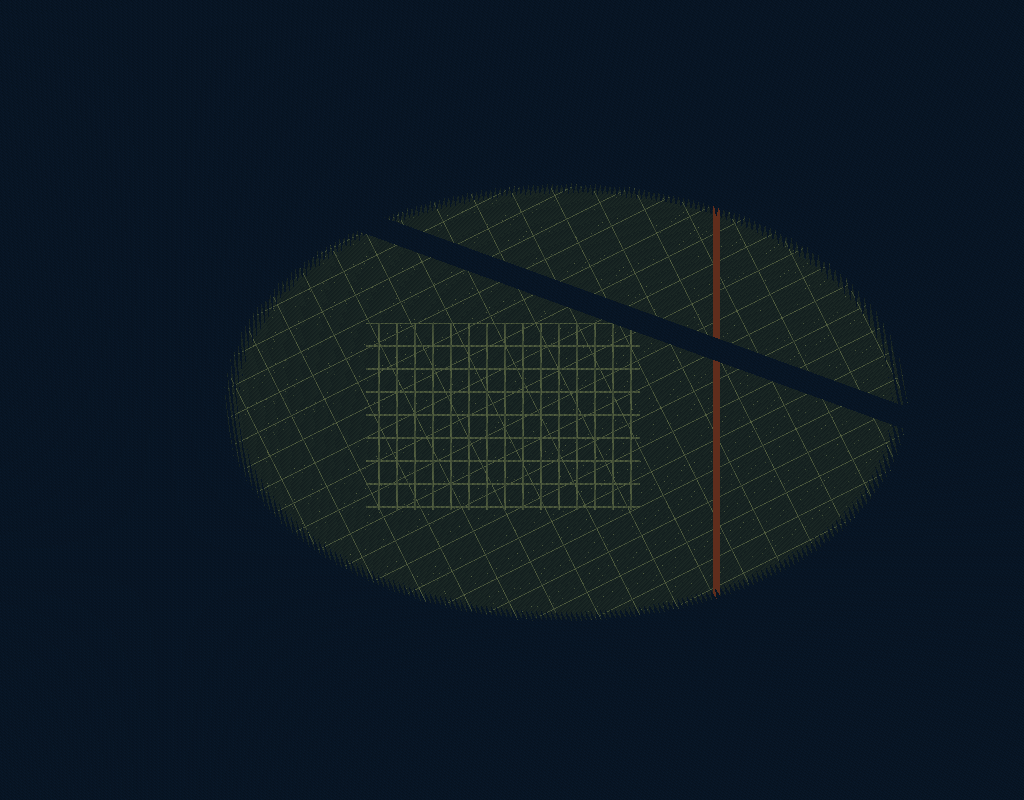
#> input picture stegno/Afterimage-Protocol/attachments/afterimage.png, 1024 x 800 px
$ python solve.py
#> lines starting #> are read from the running program, lines starting #| are printed output that depends on the picture
#!/usr/bin/env python3
"""Reproduce the final Afterimage Protocol layer from the original PNG."""
from pathlib import Path
import hashlib
import struct
import zlib

import numpy as np
from PIL import Image

ROOT = Path(__file__).resolve().parent.parent
image_path = ROOT / "attachments" / "afterimage.png"
im = np.array(Image.open(image_path).convert("RGB")).astype(np.int64)
height, width, _ = im.shape
#> height = 800; width = 1024
red, green, blue = im[..., 0], im[..., 1], im[..., 2]
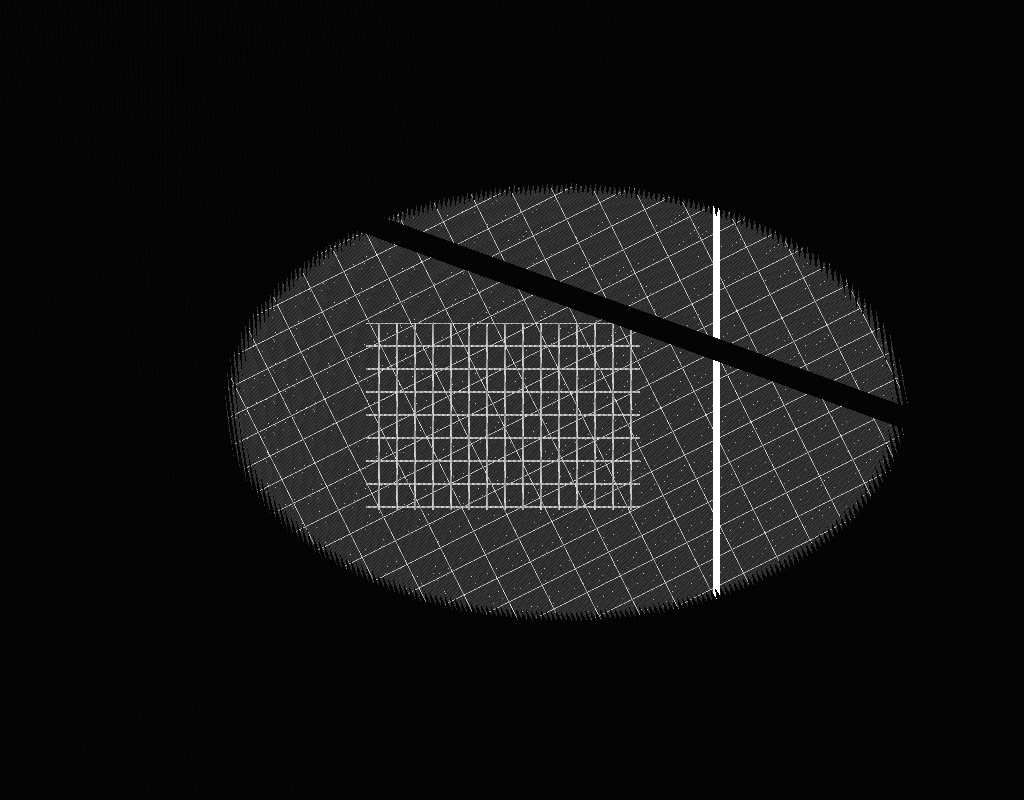
#> red: shape (800, 1024) int64; min 6, max 96, mean 12.9; drawn with min black and max white
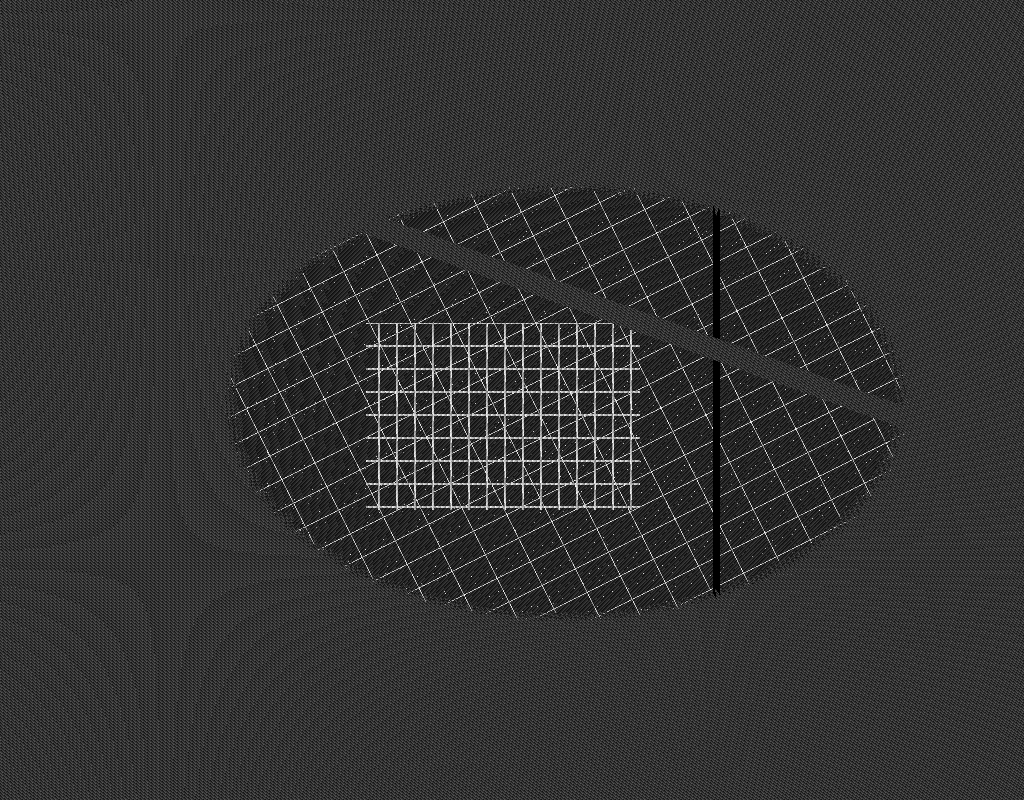
#> blue: shape (800, 1024) int64; min 28, max 67, mean 35.8; drawn with min black and max white

normalized = im.copy()
normalized[..., 0] &= 0xFE
normalized[..., 1] &= 0xFD
normalized[..., 2] &= 0xFE
yy, xx = np.mgrid[0:height, 0:width]
rn, gn, bn = normalized[..., 0], normalized[..., 1], normalized[..., 2]
pool = ((((rn >> 2) * 11) + ((gn >> 2) * 17) + ((bn >> 2) * 23) + (xx * 5) + (yy * 7)) & 15)
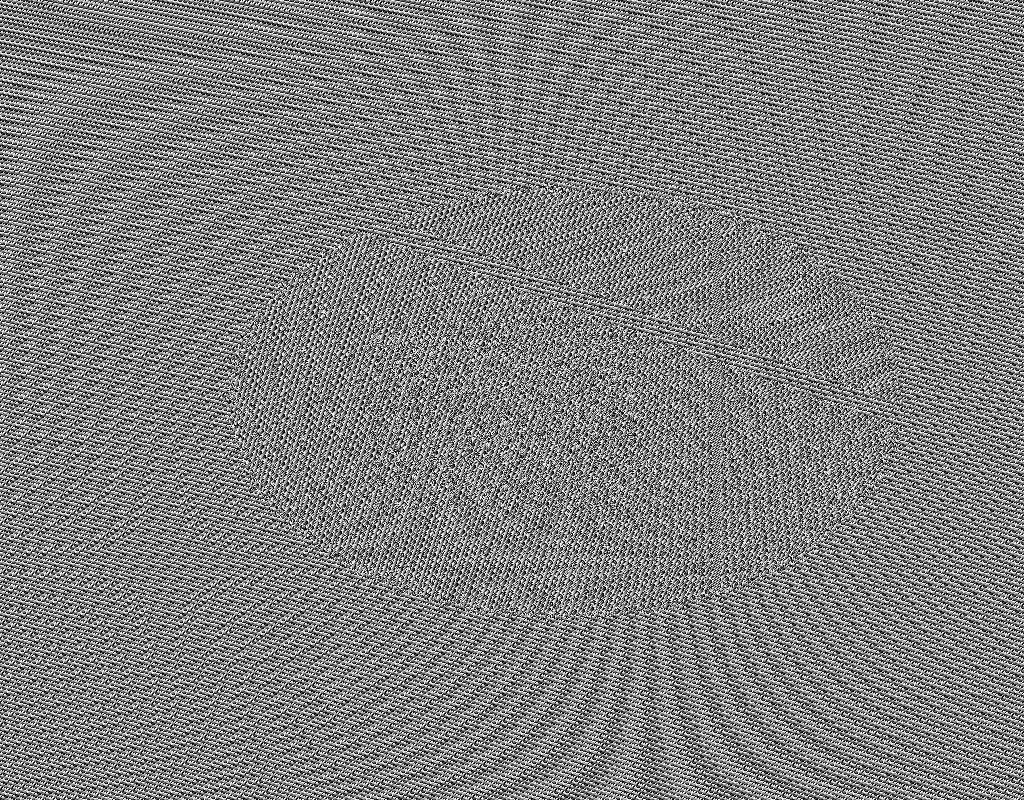
#> pool: shape (800, 1024) int64; min 0, max 15, mean 7.5; drawn with min black and max white
mask = np.isin(pool, (2, 5, 9))
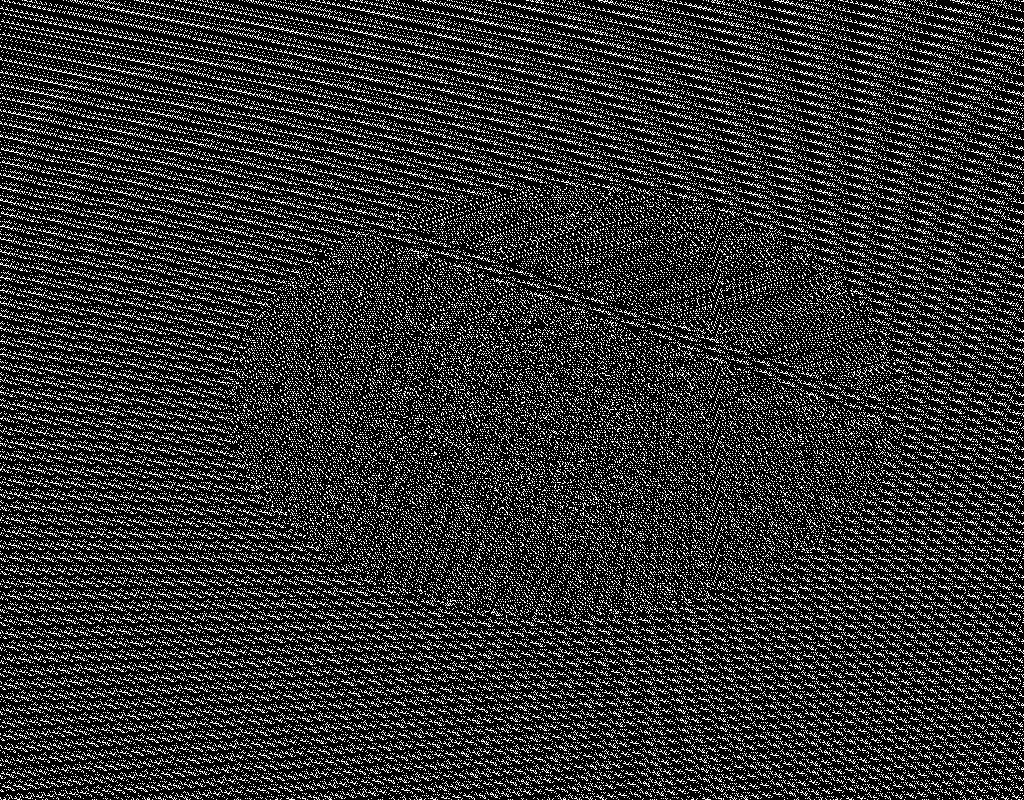
#> mask: shape (800, 1024) bool; 18.7% white in thin lines or dots
ys0, xs0 = np.nonzero(mask)
count = len(ys0)
#> count = 153514
print(f"[*] image {width}x{height}, pool {count} pixels")
#| [*] image 1024x800, pool 153514 pixels

MASK64 = (1 << 64) - 1


class PCG:
    def __init__(self, state: int, sequence: int):
        self.state = 0
        self.increment = ((sequence << 1) | 1) & MASK64
        self.next()
        self.state = (self.state + state) & MASK64
        self.next()

    def next(self) -> int:
        old = self.state
        self.state = (old * 6364136223846793005 + self.increment) & MASK64
        x = (((old >> 18) ^ old) >> 27) & 0xFFFFFFFF
        rot = old >> 59
        return ((x >> rot) | (x << ((-rot) & 31))) & 0xFFFFFFFF


def blake2s(data: bytes, key: bytes = b"", size: int = 32) -> bytes:
    return hashlib.blake2s(data, digest_size=size, key=key).digest()


case = b"NSR-0217"
a = bytes.fromhex("7a1c39e24fd865b0")
b = bytes.fromhex("e9136cb2a04f7d58")
nonce = bytes.fromhex("051160a96d7b299f")
digest = hashlib.sha256(normalized.astype(np.uint8).tobytes()).digest()
seed = blake2s(b"AP3/PCG\0" + digest + case + a + b + nonce)
rng = PCG(int.from_bytes(seed[0:8], "little"), int.from_bytes(seed[8:16], "little"))
order = np.arange(count)
for i in range(count - 1, 0, -1):
    j = rng.next() % (i + 1)
    order[i], order[j] = order[j], order[i]
#> this loop made 153513 passes
#> j on passes 1 to 3: 90769, 30345, 148929
ys, xs = ys0[order], xs0[order]
bits = ((green[ys, xs] >> 1) & 1).astype(np.uint8)[:109 * 8]
#> bits = 872 values, max 1 at index 1, min 0 at index 0, mean 0.484
packed = np.packbits(bits).tobytes()
if packed[:4] != b"AP3F":
    raise SystemExit("bad AP3 layer header")
ct_len = struct.unpack(">I", packed[6:10])[0]
#> ct_len = 83
ciphertext = packed[10:10 + ct_len]
tag = packed[10 + ct_len:26 + ct_len]
k_enc = blake2s(b"AP3/ENC\0" + digest + case + a + b + nonce)
k_tag = blake2s(b"AP3/TAG\0" + digest + case + a + b + nonce)
expected = blake2s(b"AP3/AUTH\0" + packed[:10] + ciphertext, k_tag, 16)
if expected != tag:
    raise SystemExit("authentication tag mismatch")
keystream = b"".join(
    blake2s(b"AP3/KS\0" + nonce + struct.pack(">I", i), k_enc)
    for i in range((ct_len + 31) // 32)
)
plaintext = bytes(x ^ y for x, y in zip(ciphertext, keystream))
final = zlib.decompress(plaintext).decode()
print(final)
#| AFTERIMAGE/FINAL
#| case=NSR-0217
#| proof=CREST{f1lt3rs_b3f0r3_p1x3ls_9f42d8e1}
for line in final.splitlines():
    if line.startswith("proof="):
        print("[+] FLAG:", line.split("=", 1)[1])
#> this loop made 3 passes
#> line on passes 1 to 2: 'AFTERIMAGE/FINAL', 'case=NSR-0217'
#| [+] FLAG: CREST{f1lt3rs_b3f0r3_p1x3ls_9f42d8e1}
